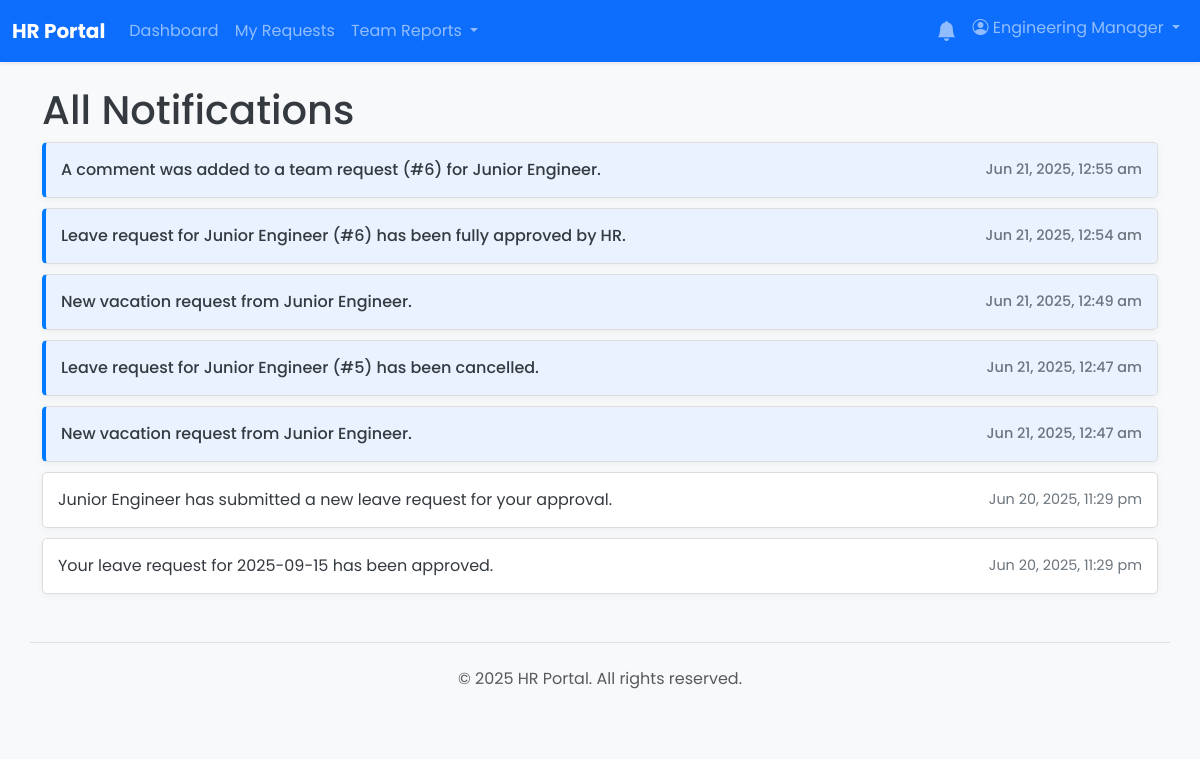
Screenshot of /notifications.php (signed in) with the database file from the repository.
### tables this page shows
CREATE TABLE `notifications` (
  `id` int(11) NOT NULL,
  `user_id` int(11) NOT NULL,
  `message` varchar(255) NOT NULL,
  `is_read` tinyint(1) NOT NULL DEFAULT 0,
  `request_id` int(11) DEFAULT NULL,
  `created_at` timestamp NOT NULL DEFAULT current_timestamp()
);

### notifications.php (the view, shortened to what this page needs)
<?php
require_once __DIR__ . '/app/core/database.php';
$user_id = get_current_user_id();
$stmt = $pdo->prepare("SELECT * FROM notifications WHERE user_id = ? ORDER BY created_at DESC");
$stmt->execute([$user_id]);
$notifications = $stmt->fetchAll();
include __DIR__ . '/app/templates/header.php';
?>
<h1>All Notifications</h1>
<ul class="notification-list-page">
    <?php if (empty($notifications)): ?>
        <li>You have no notifications.</li>
    <?php else: ?>
        <?php foreach ($notifications as $notif): ?>
            <li class="<?= $notif['is_read'] ? '' : 'unread' ?>">
                <a href="<?= $notif['request_id'] ? '/requests/view.php?id='.$notif['request_id'] : '#' ?>">
                    <?= htmlspecialchars($notif['message']) ?>
                </a>
                <span class="time"><?= date('M d, Y, g:i a', strtotime($notif['created_at'])) ?></span>
            </li>
        <?php endforeach; ?>
    <?php endif; ?>
</ul>
<?php include __DIR__ . '/app/templates/footer.php'; ?>

### css/style.css (style rules this page uses)
* { box-sizing: border-box; }
html, body { height: 100%; margin: 0; padding: 0; }
body { font-family: 'Poppins', sans-serif; background-color: #f0f2f5; color: #343a40; }
a { color: #007bff; text-decoration: none; transition: color 0.2s ease-in-out; }
.notification-list-page { list-style: none; padding: 0; }
.notification-list-page li { background: #fff; border: 1px solid #e0e0e0; padding: 1rem 1.5rem; margin-bottom: 0.75rem; border-radius: 0.75rem; display: flex; justify-content: space-between; align-items: center; transition: all 0.2s ease-in-out; box-shadow: 0 2px 8px rgba(0, 0, 0, 0.05); }
.notification-list-page li.unread { background-color: #e6f2ff; border-left: 5px solid #007bff; font-weight: 500; }
.notification-list-page a { text-decoration: none; color: #343a40; flex-grow: 1; display: block; }
.notification-list-page .time { color: #6c757d; font-size: 0.85em; flex-shrink: 0; margin-left: 20px; }

### notifications.php (style rules this page uses)
.notification-list-page { list-style: none; padding: 0; }
.notification-list-page li { background: #fff; border: 1px solid #ddd; padding: 15px; margin-bottom: 10px; border-radius: 5px; display: flex; justify-content: space-between; align-items: center; transition: background-color 0.2s; }
.notification-list-page li.unread { background-color: #eaf2ff; border-left: 4px solid #007bff; }
.notification-list-page a { text-decoration: none; color: inherit; flex-grow: 1; }
.notification-list-page .time { color: #6c757d; font-size: 0.9em; flex-shrink: 0; margin-left: 20px; }

### rows the page displays
notifications: message "A comment was added to a team request (#6) for Junior Engineer.", created_at "Jun 21, 2025, 12:55 am"
notifications: message "Leave request for Junior Engineer (#6) has been fully approved by HR.", created_at "Jun 21, 2025, 12:54 am"
notifications: message "New vacation request from Junior Engineer.", created_at "Jun 21, 2025, 12:49 am"
notifications: message "Leave request for Junior Engineer (#5) has been cancelled.", created_at "Jun 21, 2025, 12:47 am"
notifications: message "New vacation request from Junior Engineer.", created_at "Jun 21, 2025, 12:47 am"
notifications: message "Junior Engineer has submitted a new leave request for your approval.", created_at "Jun 20, 2025, 11:29 pm"
notifications: message "Your leave request for 2025-09-15 has been approved.", created_at "Jun 20, 2025, 11:29 pm"

### other values shown
SITE_NAME "HR Portal"
$_SESSION['full_name'] "Engineering Manager"
